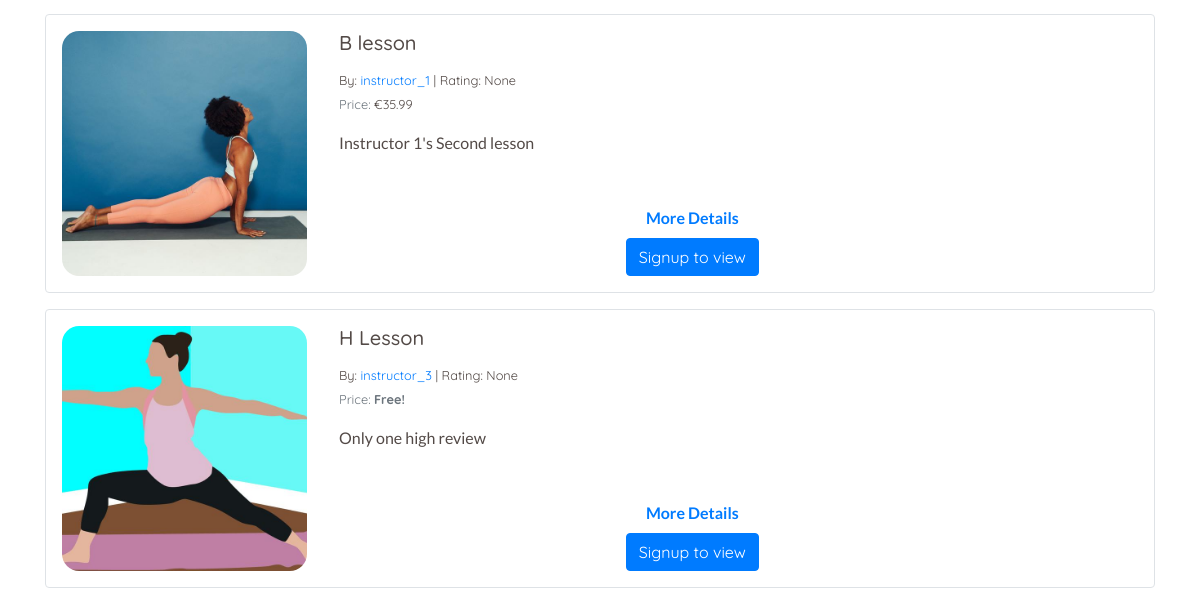
Page /lessons/ (lower part) on the earlier database version.
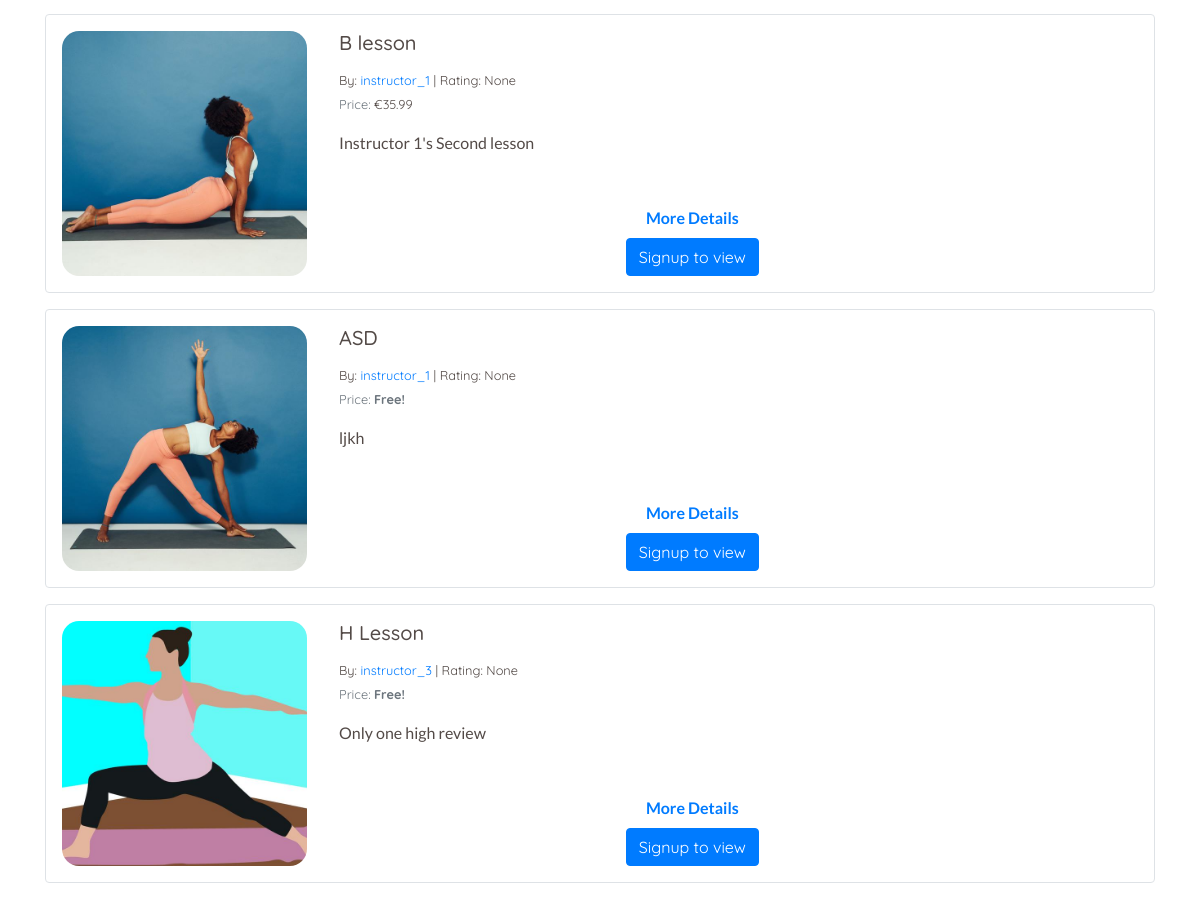
Same page on the later database version.
### lessons/models.py (models this page shows, shortened)
class Lesson(models.Model):
    lesson_id = models.CharField(max_length=32,
                                 null=False,
                                 editable=False)
    instructor_profile = models.ForeignKey(UserProfile,
                                           on_delete=models.SET_NULL,
                                           null=True,
                                           blank=True,
                                           related_name='lessons')
    lesson_name = models.CharField(max_length=32,
                                   null=False,
                                   editable=True)
    card_description = models.TextField(max_length=254)
    description = models.TextField(max_length=2048)
    image = ResizedImageField(size=[600, 600],
                              quality=75,
                              crop=['middle', 'center'],
                              force_format='JPEG',
                              upload_to='lesson_images/')
    rating = models.DecimalField(max_digits=5,
                                 decimal_places=0,
                                 null=True, blank=True)
    video_url = models.URLField(max_length=1024,
                                blank=False,
                                null=False)
    time = models.IntegerField(blank=False, null=False)
    is_free = models.BooleanField(default=True)
    price = models.DecimalField(max_digits=6,
                                decimal_places=2,
                                blank=False,
                                null=False,
                                default=0.00)

### profiles/models.py (models this page shows, shortened)
class UserProfile(models.Model):
    user = models.OneToOneField(User, on_delete=models.CASCADE)
    first_name = models.CharField(max_length=50, null=False, blank=False)
    last_name = models.CharField(max_length=50, null=False, blank=False)
    is_instructor = models.BooleanField(default=False)
    requested_instructor_status = models.BooleanField(default=False)
    card_description = models.TextField(max_length=256, blank=True, default='')
    profile_description = models.TextField(max_length=650,
                                           blank=True,
                                           default='')
    image = ResizedImageField(size=[600, 600],
                              quality=75,
                              crop=['middle', 'center'],
                              force_format='JPEG',
                              null=True,
                              blank=True,
                              upload_to='profile_images/')
    rating = models.DecimalField(max_digits=5,
                                 decimal_places=0,
                                 null=True,
                                 blank=True)
    lesson_count = models.IntegerField(default=0, editable=False)
    def __str__(self):
        return self.user.username

### lessons/views.py (the view, shortened to what this page needs)
# urls.py: path('', views.lessons, name='lessons'),
def lessons(request):
    profile = get_profile_or_none(request)
    lessons = (Lesson.objects.all().annotate(
               review_count=Count('reviewedLesson')))
    subscribed_lesson_list = []
    paid_lesson_list = []
    page_title = 'All Lessons'
    sub_title = None
    filter_title = 'All Lessons'
    filter_subtitle = ''
    valid_sort_values = ['lesson_name',
                         'instructor_profile',
                         'rating',
                         'price']
    sortby = 'rating'
    filter_by = 'all_lessons'
    sort_direction = 'desc'
    instructor_to_display = None
    query = ''
    page_number = 1  # Default page number
    lessons_on_page = 6  # No of lessons on a page at once
    if sort_direction == 'asc':
        if sortby == 'rating':
            lessons = lessons.order_by(
                (F(sortby).asc(nulls_last=True)), 'review_count')
        else:
            lessons = lessons.order_by(F(sortby).asc(nulls_last=True))
    else:
        if sortby == 'rating':
            lessons = lessons.order_by(
                (F(sortby).desc(nulls_last=True)), '-review_count')
        else:
            lessons = lessons.order_by(F(sortby).desc(nulls_last=True))
    p = Paginator(lessons, lessons_on_page)
    try:
        page_object = p.page(page_number)
    except EmptyPage:
        messages.error(request, "Page does not exist, returning to page 1")
        page_object = p.page(1)
    template = 'lessons/lessons.html'
    context = {
        'profile': profile,
        'lessons': page_object,
        'subscribed_lesson_list': subscribed_lesson_list,
        'paid_lesson_list': paid_lesson_list,
        'page_title': page_title,
        'sub_title': sub_title,
        'filter_title': filter_title,
        'filter_subtitle': filter_subtitle,
        'sort_by': sortby,
        'sort_direction': sort_direction,
        'filter_by': filter_by,
        'instructor_to_display': instructor_to_display,
        'current_query': query,
        'show_discount_banner': True,
    }
    return render(request, template, context)

### home/contexts.py (called while the page is built)
def purchased_lessons(request):
    profile = get_profile_or_none(request)
    purchased = None
    purchased_lesson_ids = []
    if profile:
        purchased = OrderLineItem.objects.filter(profile=profile)
        if purchased:
            for item in purchased:
                purchased_lesson_ids.append(item.lesson.lesson_id)
    context = {
        'purchased_lessons': purchased,
        'purchased_lesson_ids': purchased_lesson_ids,
    }
    return context

### yoga/utils.py (called while the page is built)
def get_profile_or_none(request):
    try:
        return UserProfile.objects.get(user=request.user)
    except Exception:
        return None

### lessons/templates/lessons/lessons.html (shortened to what this page needs)
{% extends "base.html" %}
{% load static %}
{% block content %}
<div class="container page-contents">
    <div class="row">
        <div class="col-12 mt-2">
            {% if lessons %}
                {% for lesson in lessons %}
                    {% include 'lessons/includes/lesson_card.html' %}
                {% endfor %}
            {% else %}
                {% if instructor_to_display %}
                    <p class="text-center mt-5"><strong>No lesons available</strong></p>
                {% endif %}
            {% endif %}
        </div>
    </div>
</div>
{% endblock %}

### lessons/templates/lessons/includes/lesson_card.html
<div class="card mb-3 border custom-border" style="width: 100%;" id="{{ lesson.lesson_id }}">
    <div class="row no-gutters">
        <div class="col-md-3 d-flex">
            {% if lesson.image %}
                <div class="lesson-card-image-container m-auto p-3 text-center">
                    <img class="lesson-card-image img-fluid" src="{{ lesson.image.url }}" alt="{{ lesson.lesson_name }}">
                </div>
            {% endif %}
        </div>
        <div class="col-md-8">
            <div class="card-body p-3 h-100 d-flex flex-column">
                <h5 class="card-title">{{ lesson.lesson_name }}</h5>
                <p class="card-text mb-0"><small>By: <a href="{% url 'lessons' %}?instructor={{ lesson.instructor_profile.id }}">{{ lesson.instructor_profile }}</a> | Rating: {{ lesson.rating }}{% if lesson.rating %}/10{% endif %}</small></p>
                {% if lesson.price > 0 %}
                    <p class="card-text"><small class="text-muted">Price: </small>
                        {% if lesson.lesson_id in purchased_lesson_ids %}
                            <span class="text-success">
                                <strong><small>Purchased!</small></strong>
                            </span>
                        {% else %}
                            <span>
                                <small>€{{ lesson.price }}</small>
                            </span>
                        {% endif %}
                    </p>
                {% else %}
                    <p class="card-text"><small class="text-muted">Price: <strong>Free!</strong></small></p>
                {% endif %}
                <p class="card-text alt-font">{{ lesson.card_description }}</p>
                <p class="card-text alt-font mb-2 mt-auto text-center text-info"><a href="" onclick="javascript:get_modal_data('{{ lesson.lesson_id }}')" class=""><strong>More Details</strong></a></p>
                <div class="lesson-card-button-container mt-0 w-100 d-flex">
                    <div class="buttons mx-auto">
                        {% if user.is_authenticated %}
                            {% if lesson.lesson_id not in paid_lesson_list and lesson.is_free == False %}
                                {% if lesson.instructor_profile == profile %}
                                    <a class="btn btn-success" href="{% url 'studio' lesson.lesson_id %}" id="start_lesson_button_id_{{ lesson.lesson_id }}" role="button">View Your Lesson</a>
                                {% elif user.is_superuser %}
                                    <a class="btn btn-success" href="{% url 'studio' lesson.lesson_id %}" id="start_lesson_button_id_{{ lesson.lesson_id }}" role="button">View As Superuser</a>
                                {% else %}
                                    <a class="btn btn-warning" href="" onclick="javascript:add_to_basket('{{ lesson.lesson_id }}')" id="add_{{ lesson.lesson_id }}" role="button"><span>{% if lesson.lesson_id in basket_item_ids %}In basket{% else %}€{{ lesson.price }}{% endif %}</span>
                                        <span class="icon">
                                            <i class="fas fa-cart-plus"></i>
                                        </span>
                                    </a>
                                {% endif %}
                            {% elif lesson.lesson_id in subscribed_lesson_list and lesson%}
                                <span class="btn btn-warning button-unsubscribe" id="unsubscribe_lesson_button_id_{{ lesson.lesson_id }}" href="" onclick="javascript:subscribe('false', '{{ lesson.lesson_id }}', '{{ current_filter }}')" role="button">Unsubscribe</span>
                                <span hidden class="btn btn-danger" href="" id="subscribe_lesson_button_id_{{ lesson.lesson_id }}" onclick="javascript:subscribe('true', '{{ lesson.lesson_id }}', '{{ current_filter }}')" role="button">Subscribe to lesson</span>
                                <a class="btn btn-success" href="{% url 'studio' lesson.lesson_id %}" id="start_lesson_button_id_{{ lesson.lesson_id }}" role="button">Start Lesson</a>
                            {% else %}
                                <span hidden class="btn btn-warning button-unsubscribe" id="unsubscribe_lesson_button_id_{{ lesson.lesson_id }}" href="" onclick="javascript:subscribe('false', '{{ lesson.lesson_id }}', '{{ current_filter }}')" role="button">Unsubscribe</span>
                                <span class="btn btn-danger" href="" id="subscribe_lesson_button_id_{{ lesson.lesson_id }}" onclick="javascript:subscribe('true', '{{ lesson.lesson_id }}', '{{ current_filter }}')" role="button">Subscribe to lesson</span>
                                <a hidden class="btn btn-success" href="{% url 'studio' lesson.lesson_id %}" id="start_lesson_button_id_{{ lesson.lesson_id }}" role="button">Start Lesson</a>
                            {% endif %}
                        {% else %}
                            <a class="btn btn-primary" href="{% url 'account_signup' %}" role="button">Signup to view</a>
                        {% endif %}
                    </div>
                </div>
            </div>
        </div>
    </div>
</div>

Differences in the rows shown:
added Lesson: image (picture), lesson_name "ASD", instructor_profile "instructor_1", rating "None", shows "Price:", price "Free!", card_description "ljkh"
